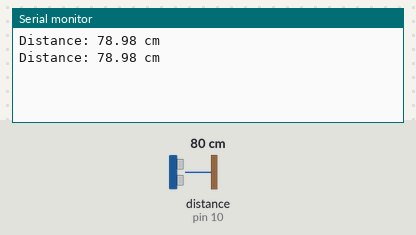
The sketch below on a simulated Arduino Uno, built with avr-gcc and run on an emulated ATmega328P. Parts: the last lines printed to the serial monitor. Wiring (inferred from the names in the program): ultrasonic range finder: trigger pin 9; echo pin 10. The inputs (shaded band) are chosen by the test bench; at power-on: distance to the obstacle (sensor on pin 10) 80 cm. The echo pulse lasts 58.3 µs per cm.

Above: at 1.8 s.
1.9 s: distance to the obstacle (sensor on pin 10) set to 2 cm
At 2.8 s:
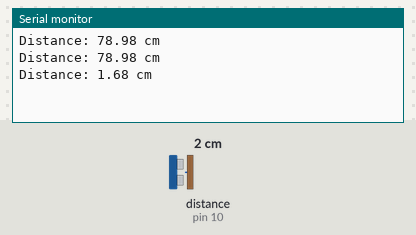
3.4 s: distance to the obstacle (sensor on pin 10) set to 4 cm
At 4.8 s:
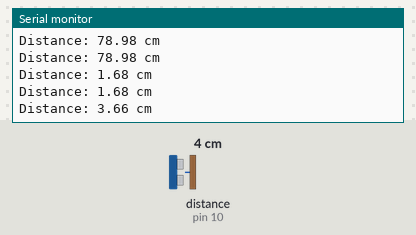
Timing chart, 0 to 6.4 s (numbered marks = the images above; inputs shaded):
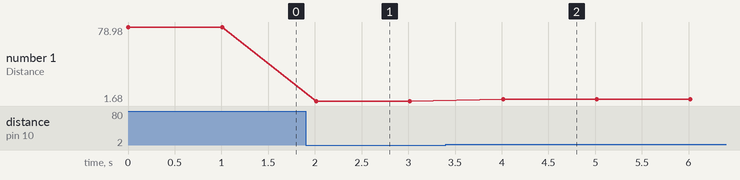

The sketch:

ULTRASONICSENSOR.ino
```cpp
// Define the pins for the ultrasonic sensor
const int trigPin = 9;
const int echoPin = 10;

void setup() {
  // Initialize the serial communication
  Serial.begin(9600);

  // Set the trigger pin as an OUTPUT
  pinMode(trigPin, OUTPUT);

  // Set the echo pin as an INPUT
  pinMode(echoPin, INPUT);
}

void loop() {
  // Clear the trigger pin
  digitalWrite(trigPin, LOW);
  delayMicroseconds(2);

  // Send a 10us pulse to trigger the sensor
  digitalWrite(trigPin, HIGH);
  delayMicroseconds(10);
  digitalWrite(trigPin, LOW);

  // Read the echo pulse duration
  long duration = pulseIn(echoPin, HIGH);

  // Calculate the distance in centimeters
  float distance = duration * 0.034 / 2;

  // Print the distance to the serial monitor
  Serial.print("Distance: ");
  Serial.print(distance);
  Serial.println(" cm");

  // Delay before taking the next measurement
  delay(1000);
}
```

Measured:
- after the input at 1.9 s, the serial monitor: prints a new line after 0.11 s (image 1)
- after the input at 3.4 s, the serial monitor: prints a new line after 0.61 s (image 2)
- plotted number 1: 78.98 → 1.68 after the input at 1.9 s, 1.68 → 3.66 after the input at 3.4 s
